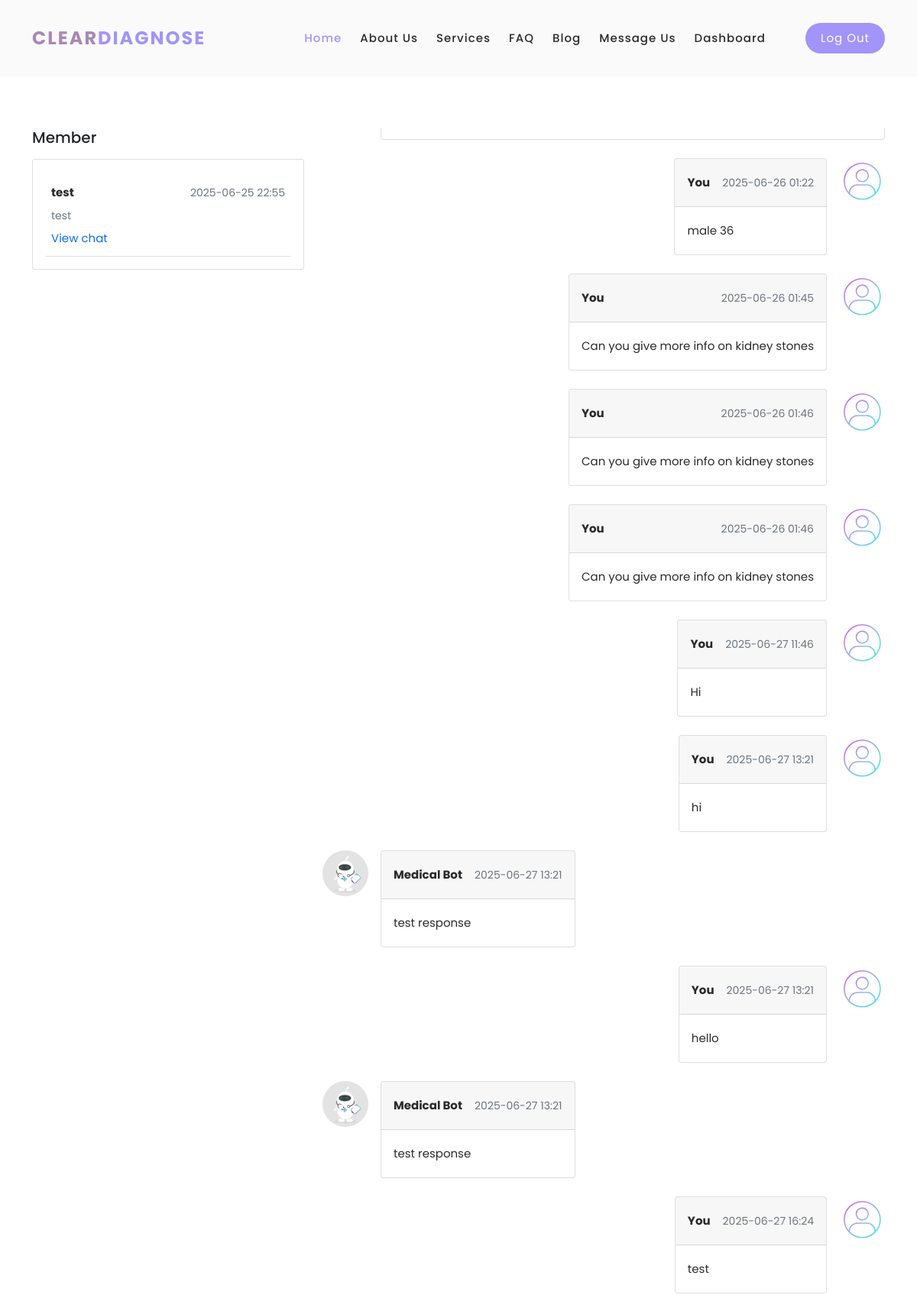
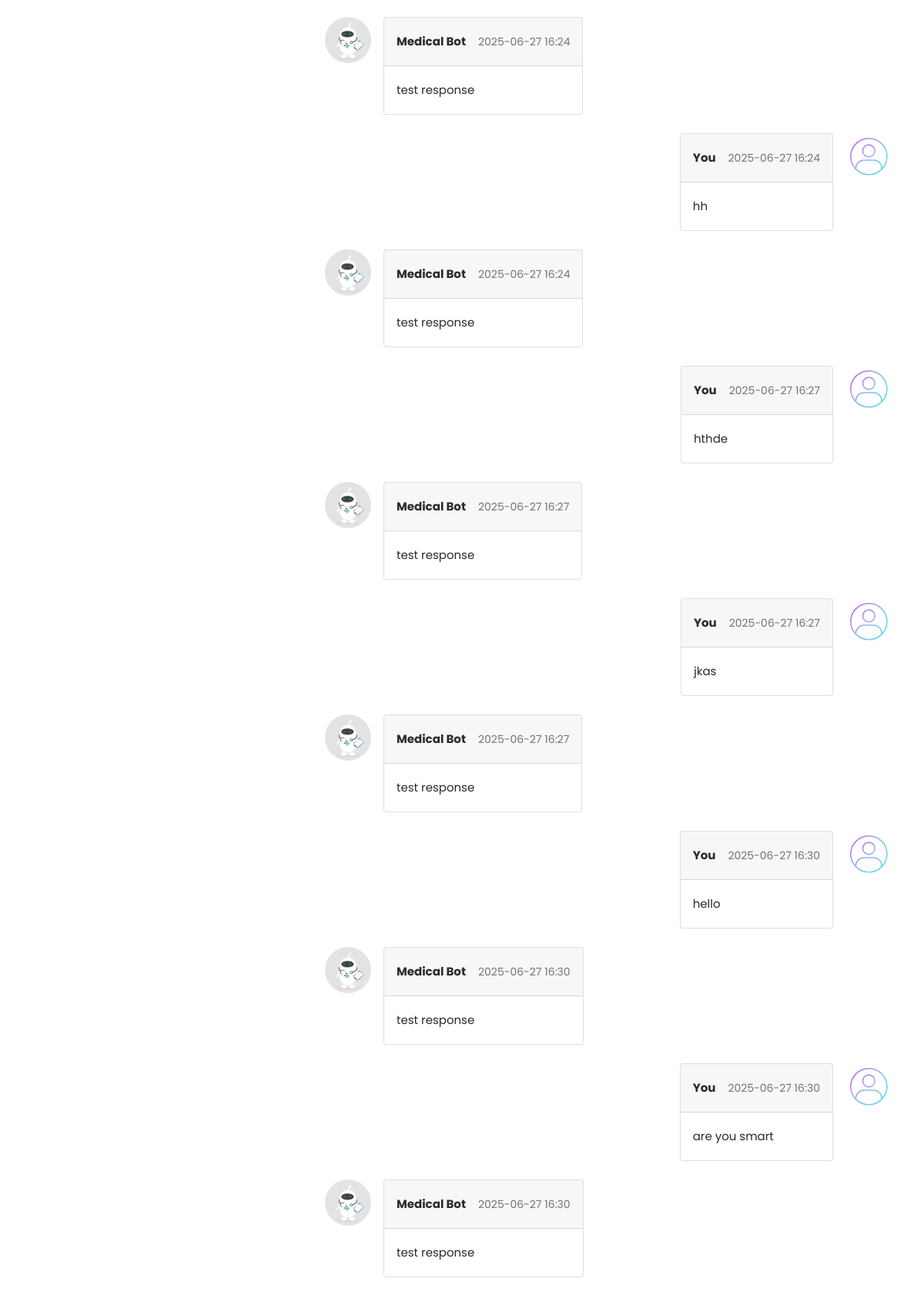
The page /chat/1 (signed in, upper part) on the database its author committed (2 pictures, top to bottom).
### models.py (models this page shows, shortened)
class Conversation(db.Model):
    id = db.Column(db.Integer, primary_key=True)
    user_id = db.Column(db.Integer, db.ForeignKey('users.id'), nullable=False)
    role = db.Column(db.String(50), default='User')  # 'User' or 'Doctor'
    subject = db.Column(db.String(255), nullable=False)
    messages = db.relationship('Message', backref='conversation', lazy=True, order_by="Message.timestamp")
    timestamp = db.Column(db.DateTime, default=datetime.utcnow)
    user = db.relationship('User', backref='conversations')

class Message(db.Model):
    id = db.Column(db.Integer, primary_key=True)
    conversation_id = db.Column(db.Integer, db.ForeignKey('conversation.id'), nullable=False)
    sender_id = db.Column(db.Integer, db.ForeignKey('users.id'), nullable=False)
    role = db.Column(db.String(50), default='User')  # 'User' or 'Doctor' or 'Assistant'
    content = db.Column(db.Text, nullable=False)
    timestamp = db.Column(db.DateTime, default=datetime.utcnow)
    sender = db.relationship('User')

### app.py (the view, shortened to what this page needs)
@app.route('/chat/<int:conversation_id>', methods=['GET', 'POST'])
@login_required
def chat(conversation_id):
    convo = Conversation.query.filter_by(id=conversation_id, user_id=current_user.id).first_or_404()
    conversations = Conversation.query.filter_by(user_id=current_user.id).order_by(Conversation.timestamp.desc()).all()
    return render_template('chat.html', conversation=convo, conversations=conversations)

### app.py (called while the page is built)
@login_manager.user_loader
def load_user(user_id):
    return UserLogin.query.get(int(user_id))

@app.before_request
def create_tables():
    db.create_all()

### templates/chat.html (shortened to what this page needs)
{%extends "base.html" %}
{% block content %}
<section>
  <div class="container py-5">
    <div class="row">
      <div class="col-md-6 col-lg-5 col-xl-4 mb-4 mb-md-0">
        <h5 class="font-weight-bold mb-3 text-center text-lg-start">Member</h5>
        <div class="card">
          <div class="card-body">
          {% if conversations %}
            <ul class="list-unstyled mb-0">
            {% for conversation in conversations %}
              <li class="p-2 border-bottom">
                <a href="#!" class="d-flex justify-content-between">
                  <div class="d-flex flex-row">
                    <div class="pt-1">
                      <p class="fw-bold mb-0">{{ conversation.subject }}</p>
                      <p class="small text-muted">{{ conversation.subject[:120] }}{% if conversation.subject|length > 120 %}...{% endif %}</p>
                    </div>
                  </div>
                  <div class="pt-1">
                    <p class="small text-muted mb-1">{{ conversation.timestamp.strftime('%Y-%m-%d %H:%M') }}</p>
                  </div>
                </a>
               <p>
                        <a href="{{ url_for('chat', conversation_id=conversation.id) }}">
                        View chat
                        </a>
                      </p>
              </li>
              {% endfor %}
            </ul>
          {% else %}
            <p class="text-muted">No conversation history yet.</p>
          {% endif %}
          </div>
        </div>
      </div>
      <div class="col-md-6 col-lg-7 col-xl-8 overflow-auto"  style='height: 65vh;' id="chat-box">
        <ul class="list-unstyled">
          {% for msg in conversation.messages %}
            {% if msg.sender_id == current_user.id %}
              <li class="d-flex flex-row-reverse mb-4">
                <img src="{{ url_for('static', filename='images/avatar.svg') }}" alt="avatar"
                    class="rounded-circle d-flex align-self-start ms-3 shadow-1-strong" style="width:60px">
                <div class="card">
                  <div class="card-header d-flex justify-content-between p-3">
                    <p class="fw-bold mb-0">You</p>
                    <p class="text-muted small mb-0 ms-3"> {{ msg.timestamp.strftime('%Y-%m-%d %H:%M') }}</p>
                  </div>
                  <div class="card-body">
                    <p class="mb-0">
                      {{ msg.content }}
                    </p>
                  </div>
                </div>
              </li>
            {% else %}
              <li class="d-flex mb-4">
                <img src="{{ url_for('static', filename='images/mbotavatar.webp') }}" alt="avatar"
                  class="rounded-circle d-flex align-self-start me-3 shadow-1-strong" style="max-width:60px">
                <div class="card">
                  <div class="card-header d-flex justify-content-between p-3">
                    <p class="fw-bold mb-0">
                          Medical Bot
                    </p>
                    <p class="text-muted small mb-0 ms-3"> {{ msg.timestamp.strftime('%Y-%m-%d %H:%M') }}</p>
                  </div>
                  <div class="card-body">
                    <p class="mb-0">
                      {{ msg.content }}
                    </p>
                  </div>
              </div>
              </li>
            {% endif %}
          {% endfor %}
        </ul>
      </div>
    </div>
  </div>
</section>
{% endblock %}

### templates/base.html (shortened to what this page needs)
<!DOCTYPE html>
<html lang="en">
<head>
    <link rel="stylesheet" href="{{ url_for('static', filename='vendor/bootstrap/css/bootstrap.min.css') }}">
    <link rel="stylesheet" href="{{ url_for('static', filename='vendor/bootstrap/css/bootstrap-icons.css') }}">
    <link href="https://cdn.jsdelivr.net/npm/bootstrap-icons@1.10.5/font/bootstrap-icons.css" rel="stylesheet">
    <link rel="stylesheet" href="{{ url_for('static', filename='css/fontawesome.css') }}">
    <link rel="stylesheet" href="{{ url_for('static', filename='css/templatemo-space-dynamic.css') }}">
    <link rel="stylesheet" href="{{ url_for('static', filename='css/animated.css') }}">
    <link rel="stylesheet" href="{{ url_for('static', filename='css/owl.css') }}">
    <link rel="stylesheet" href="{{ url_for('static', filename='css/base.css') }}">
</head>
<body>
  {% include "navbar.html" %}
  <div class="content" >
    {% block content %}{% endblock %}
  </div>
</body>
</html>

### templates/navbar.html (shortened to what this page needs)
  <header class="header-area header-sticky wow slideInDown" data-wow-duration="0.75s" data-wow-delay="0s">
    <div class="container">
      <div class="row">
        <div class="col-12">
          <nav class="main-nav">
            <a href="{{ url_for('home') }}" class="logo">
              <h4>Clear<span>Diagnose</span></h4>
            </a>
            <ul class="nav">
              <li class="scroll-to-section"><a href="{{ url_for('home') }}" class="active">Home</a></li>
              <li class="scroll-to-section"><a href="#about">About Us</a></li>
              <li class="scroll-to-section"><a href="#services">Services</a></li>
              <li class="scroll-to-section"><a href="#FAQ">FAQ</a></li>
              <li class="scroll-to-section"><a href="#blog">Blog</a></li>
              <li class="scroll-to-section"><a href="#contact">Message Us</a></li>
               {% if current_user.is_authenticated %}
              <li class="scroll-to-section"><a href="{{url_for('dashboard')}}">Dashboard</a></li>
                {% endif %}
              <li class="scroll-to-section">
                <div class="main-red-button">
                  {% if current_user.is_authenticated %}
                    <a href="{{ url_for('logout') }}">log out</a>
                  {% else %}
                    <a href="{{ url_for('login') }}">log in</a>
                  {% endif %}
                </div>
              </li>
            </ul>
          </nav>
        </div>
      </div>
    </div>
  </header>

### static/css/templatemo-space-dynamic.css (style rules this page uses)
html, body, div, span, applet, object, iframe, h1, h2, h3, h4, h5, h6, p, blockquote, div pre, a, abbr, acronym, address, big, cite, code, del, dfn, em, font, img, ins, kbd, q, s, samp, small, strike, strong, sub, sup, tt, var, b, u, i, center, dl, dt, dd, ol, ul, li, figure, header, nav, section, article, aside, footer, figcaption { margin: 0; padding: 0; border: 0; outline: 0; }
ul, li { padding: 0; margin: 0; list-style: none; }
header, nav, section, article, aside, footer, hgroup { display: block; }
* { box-sizing: border-box; }
html, body { font-family: 'Poppins', sans-serif; font-weight: 400; background-color: #fff; -ms-text-size-adjust: 100%; -webkit-font-smoothing: antialiased; -moz-osx-font-smoothing: grayscale; }
a { text-decoration: none !important; }
h1, h2, h3, h4, h5, h6 { margin-top: 0px; margin-bottom: 0px; }
ul { margin-bottom: 0px; }
p { font-size: 15px; line-height: 30px; color: #2a2a2a; }
img { width: 100%; overflow: hidden; }
html, body { background: #fff; font-family: 'Poppins', sans-serif; }
.main-red-button a { display: inline-block; background-color: #A294F9; font-size: 15px; font-weight: 400; color: #fff; text-transform: capitalize; padding: 12px 25px; border-radius: 23px; letter-spacing: 0.25px; }
.header-area { background-color: #fafafa; position: absolute; top: 0px; left: 0px; right: 0px; z-index: 100; height: 100px; -webkit-transition: all .5s ease 0s; -moz-transition: all .5s ease 0s; -o-transition: all .5s ease 0s; transition: all .5s ease 0s; }
.header-area .main-nav { min-height: 80px; background: transparent; }
.header-area .main-nav .logo { line-height: 100px; color: #fff; font-size: 24px; font-weight: 700; text-transform: uppercase; letter-spacing: 2px; float: left; -webkit-transition: all 0.3s ease 0s; -moz-transition: all 0.3s ease 0s; -o-transition: all 0.3s ease 0s; transition: all 0.3s ease 0s; }
.header-area .main-nav .logo h4 { font-size: 24px; font-weight: 700; text-transform: uppercase; color: #A888B5; line-height: 100px; float: left; -webkit-transition: all 0.3s ease 0s; -moz-transition: all 0.3s ease 0s; -o-transition: all 0.3s ease 0s; transition: all 0.3s ease 0s; }
.logo h4 span { color: #A294F9; }
.header-area .main-nav .nav { float: right; margin-top: 30px; margin-right: 0px; background-color: transparent; -webkit-transition: all 0.3s ease 0s; -moz-transition: all 0.3s ease 0s; -o-transition: all 0.3s ease 0s; transition: all 0.3s ease 0s; position: relative; z-index: 999; }
.header-area .main-nav .nav li { padding-left: 20px; padding-right: 20px; }
.header-area .main-nav .nav li:last-child { padding-right: 0px; padding-left: 40px; }
.header-area .main-nav .nav li:last-child a , .background-header .main-nav .nav li:last-child a { color: #fff !important; padding: 0px 20px; font-weight: 400; }
.header-area .main-nav .nav li a { display: block; font-weight: 500; font-size: 15px; color: #2a2a2a; text-transform: capitalize; -webkit-transition: all 0.3s ease 0s; -moz-transition: all 0.3s ease 0s; -o-transition: all 0.3s ease 0s; transition: all 0.3s ease 0s; height: 40px; line-height: 40px; border: transparent; letter-spacing: 1px; }
.header-area .main-nav .nav li a { color: #2a2a2a; }
.header-area .main-nav .nav li:hover a, .header-area .main-nav .nav li a.active { color: #A294F9!important; }
.header-area.header-sticky { min-height: 80px; }
.header-area .nav { margin-top: 30px; }
.header-area.header-sticky .nav li a.active { color: #A888B5; }
@media (max-width: 1200px) { .header-area .main-nav .nav li { padding-left: 12px; padding-right: 12px; } }
@media (max-width: 1200px) { .header-area .main-nav:before { display: none; } }
@media (min-width: 767px) { .header-area .main-nav .nav { display: flex !important; } }

### static/css/base.css (style rules this page uses)
.content { padding-top: 120px; }

### rows shown on the page
Conversation: subject "test", timestamp "2025-06-25 22:55"
Message: timestamp "2025-06-26 01:22", content "male 36"
Message: timestamp "2025-06-26 01:45", content "Can you give more info on kidney stones"
Message: timestamp "2025-06-26 01:46", content "Can you give more info on kidney stones"
Message: timestamp "2025-06-26 01:46", content "Can you give more info on kidney stones"
Message: timestamp "2025-06-27 11:46", content "Hi"
Message: timestamp "2025-06-27 13:21", content "hi"
Message: timestamp "2025-06-27 13:21", content "test response"
Message: timestamp "2025-06-27 13:21", content "hello"
Message: timestamp "2025-06-27 13:21", content "test response"
Message: timestamp "2025-06-27 16:24", content "test"
Message: timestamp "2025-06-27 16:24", content "test response"
Message: timestamp "2025-06-27 16:24", content "hh"
Message: timestamp "2025-06-27 16:24", content "test response"
Message: timestamp "2025-06-27 16:27", content "hthde"
Message: timestamp "2025-06-27 16:27", content "test response"
Message: timestamp "2025-06-27 16:27", content "jkas"
Message: timestamp "2025-06-27 16:27", content "test response"
Message: timestamp "2025-06-27 16:30", content "hello"
Message: timestamp "2025-06-27 16:30", content "test response"
Message: timestamp "2025-06-27 16:30", content "are you smart"
Message: timestamp "2025-06-27 16:30", content "test response"
